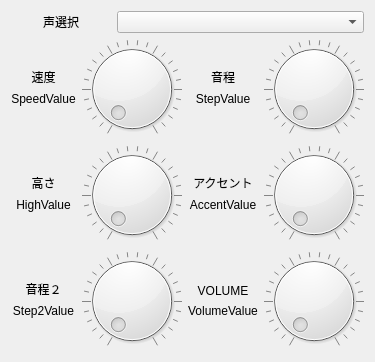
         <widget class="QWidget" name="tab_3">
          <attribute name="title">
           <string>Aqtk10跡地</string>
          </attribute>
          <layout class="QVBoxLayout" name="verticalLayout_8">
           <item>
            <layout class="QHBoxLayout" name="horizontalLayout_16">
             <item>
              <widget class="QLabel" name="label_16">
               <property name="minimumSize">
                <size>
                 <width>100</width>
                 <height>0</height>
                </size>
               </property>
               <property name="maximumSize">
                <size>
                 <width>100</width>
                 <height>16777215</height>
                </size>
               </property>
               <property name="text">
                <string>&lt;html&gt;&lt;head/&gt;&lt;body&gt;&lt;p&gt;声選択&lt;/p&gt;&lt;/body&gt;&lt;/html&gt;</string>
               </property>
               <property name="alignment">
                <set>Qt::AlignCenter</set>
               </property>
              </widget>
             </item>
             <item>
              <widget class="QComboBox" name="aqtkVoiceSel"/>
             </item>
            </layout>
           </item>
           <item>
            <layout class="QGridLayout" name="gridLayout_2">
             <item row="1" column="0">
              <layout class="QVBoxLayout" name="verticalLayout_2">
               <item>
                <widget class="QLabel" name="label_17">
                 <property name="text">
                  <string>速度</string>
                 </property>
                 <property name="alignment">
                  <set>Qt::AlignBottom|Qt::AlignHCenter</set>
                 </property>
                </widget>
               </item>
               <item>
                <widget class="QLabel" name="AqtkSpeedValue">
                 <property name="text">
                  <string>SpeedValue</string>
                 </property>
                 <property name="alignment">
                  <set>Qt::AlignHCenter|Qt::AlignTop</set>
                 </property>
                </widget>
               </item>
              </layout>
             </item>
             <item row="4" column="2">
              <layout class="QVBoxLayout" name="verticalLayout_7">
               <item>
                <widget class="QLabel" name="label_22">
                 <property name="text">
                  <string>VOLUME</string>
                 </property>
                 <property name="alignment">
                  <set>Qt::AlignBottom|Qt::AlignHCenter</set>
                 </property>
                </widget>
               </item>
               <item>
                <widget class="QLabel" name="aqtkVolumeValue">
                 <property name="text">
                  <string>VolumeValue</string>
                 </property>
                 <property name="alignment">
                  <set>Qt::AlignHCenter|Qt::AlignTop</set>
                 </property>
                </widget>
               </item>
              </layout>
             </item>
             <item row="3" column="1">
              <widget class="extDial" name="aqtkHighDial">
               <property name="notchesVisible">
                <bool>true</bool>
               </property>
              </widget>
             </item>
             <item row="1" column="3">
              <widget class="extDial" name="aqtkStepDial">
               <property name="notchesVisible">
                <bool>true</bool>
               </property>
              </widget>
             </item>
             <item row="4" column="0">
              <layout class="QVBoxLayout" name="verticalLayout_6">
               <item>
                <widget class="QLabel" name="label_21">
                 <property name="text">
                  <string>音程２</string>
                 </property>
                 <property name="alignment">
                  <set>Qt::AlignBottom|Qt::AlignHCenter</set>
                 </property>
                </widget>
               </item>
               <item>
                <widget class="QLabel" name="aqtkStep2Value">
                 <property name="text">
                  <string>Step2Value</string>
                 </property>
                 <property name="alignment">
                  <set>Qt::AlignHCenter|Qt::AlignTop</set>
                 </property>
                </widget>
               </item>
              </layout>
             </item>
             <item row="3" column="0">
              <layout class="QVBoxLayout" name="verticalLayout_4">
               <item>
                <widget class="QLabel" name="label_19">
                 <property name="text">
                  <string>高さ</string>
                 </property>
                 <property name="alignment">
                  <set>Qt::AlignBottom|Qt::AlignHCenter</set>
                 </property>
                </widget>
               </item>
               <item>
                <widget class="QLabel" name="aqtkHighValue">
                 <property name="text">
                  <string>HighValue</string>
                 </property>
                 <property name="alignment">
                  <set>Qt::AlignHCenter|Qt::AlignTop</set>
                 </property>
                </widget>
               </item>
              </layout>
             </item>
             <item row="1" column="2">
              <layout class="QVBoxLayout" name="verticalLayout_3">
               <item>
                <widget class="QLabel" name="label_18">
                 <property name="text">
                  <string>音程</string>
                 </property>
                 <property name="alignment">
                  <set>Qt::AlignBottom|Qt::AlignHCenter</set>
                 </property>
                </widget>
               </item>
               <item>
                <widget class="QLabel" name="aqtkStepValue">
                 <property name="text">
                  <string>StepValue</string>
                 </property>
                 <property name="alignment">
                  <set>Qt::AlignHCenter|Qt::AlignTop</set>
                 </property>
                </widget>
               </item>
              </layout>
             </item>
             <item row="3" column="2">
              <layout class="QVBoxLayout" name="verticalLayout_5">
               <item>
                <widget class="QLabel" name="label_20">
                 <property name="text">
                  <string>アクセント</string>
                 </property>
                 <property name="alignment">
                  <set>Qt::AlignBottom|Qt::AlignHCenter</set>
                 </property>
                </widget>
               </item>
               <item>
                <widget class="QLabel" name="aqtkAccentValue">
                 <property name="text">
                  <string>AccentValue</string>
                 </property>
                 <property name="alignment">
                  <set>Qt::AlignHCenter|Qt::AlignTop</set>
                 </property>
                </widget>
               </item>
              </layout>
             </item>
             <item row="3" column="3">
              <widget class="extDial" name="aqtkAccentDial">
               <property name="notchesVisible">
                <bool>true</bool>
               </property>
              </widget>
             </item>
             <item row="4" column="1">
              <widget class="extDial" name="aqtkStep2Dial">
               <property name="notchesVisible">
                <bool>true</bool>
               </property>
              </widget>
             </item>
             <item row="4" column="3">
              <widget class="extDial" name="aqtkVolumeDial">
               <property name="notchesVisible">
                <bool>true</bool>
               </property>
              </widget>
             </item>
             <item row="1" column="1">
              <widget class="extDial" name="aqtkSpeedDial">
               <property name="tracking">
                <bool>true</bool>
               </property>
               <property name="wrapping">
                <bool>false</bool>
               </property>
               <property name="notchesVisible">
                <bool>true</bool>
               </property>
              </widget>
             </item>
            </layout>
           </item>
          </layout>
         </widget>
